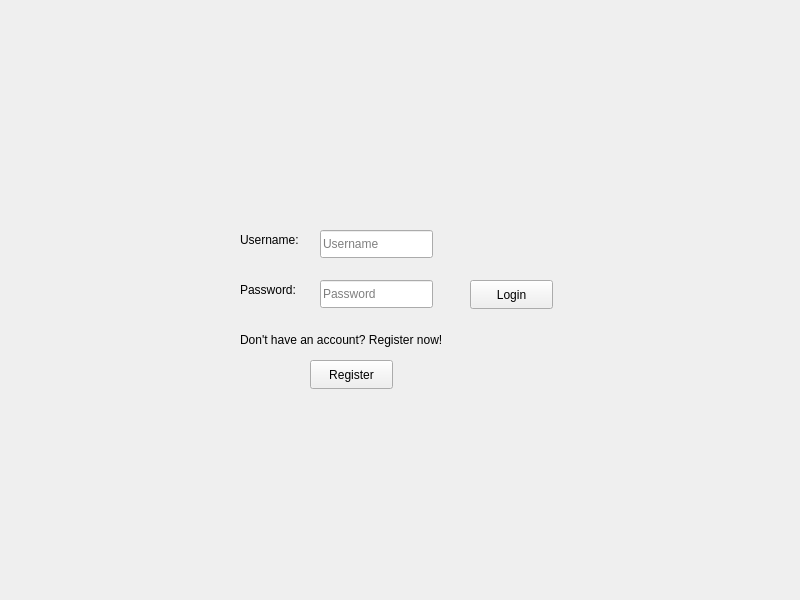
<?xml version="1.0" encoding="UTF-8"?>
<ui version="4.0">
 <class>Login</class>
 <widget class="QWidget" name="Login">
  <property name="geometry">
   <rect>
    <x>0</x>
    <y>0</y>
    <width>800</width>
    <height>600</height>
   </rect>
  </property>
  <property name="windowTitle">
   <string>Login</string>
  </property>
  <widget class="QLabel" name="label">
   <property name="geometry">
    <rect>
     <x>240</x>
     <y>230</y>
     <width>81</width>
     <height>20</height>
    </rect>
   </property>
   <property name="text">
    <string>Username:</string>
   </property>
  </widget>
  <widget class="QLabel" name="label_2">
   <property name="geometry">
    <rect>
     <x>240</x>
     <y>280</y>
     <width>91</width>
     <height>20</height>
    </rect>
   </property>
   <property name="text">
    <string>Password:</string>
   </property>
  </widget>
  <widget class="QLabel" name="label_3">
   <property name="geometry">
    <rect>
     <x>240</x>
     <y>330</y>
     <width>271</width>
     <height>20</height>
    </rect>
   </property>
   <property name="toolTip">
    <string comment="TESTING!!!" extracomment="TESTING!!!!"/>
   </property>
   <property name="statusTip">
    <string/>
   </property>
   <property name="text">
    <string>Don't have an account? Register now!</string>
   </property>
  </widget>
  <widget class="QPushButton" name="loginButton">
   <property name="geometry">
    <rect>
     <x>470</x>
     <y>280</y>
     <width>83</width>
     <height>29</height>
    </rect>
   </property>
   <property name="cursor">
    <cursorShape>PointingHandCursor</cursorShape>
   </property>
   <property name="text">
    <string>Login</string>
   </property>
  </widget>
  <widget class="QPushButton" name="registerButton">
   <property name="geometry">
    <rect>
     <x>310</x>
     <y>360</y>
     <width>83</width>
     <height>29</height>
    </rect>
   </property>
   <property name="cursor">
    <cursorShape>PointingHandCursor</cursorShape>
   </property>
   <property name="text">
    <string>Register</string>
   </property>
  </widget>
  <widget class="QLabel" name="registerNotImplementedLabel">
   <property name="enabled">
    <bool>false</bool>
   </property>
   <property name="geometry">
    <rect>
     <x>280</x>
     <y>400</y>
     <width>151</width>
     <height>20</height>
    </rect>
   </property>
   <property name="text">
    <string/>
   </property>
  </widget>
  <widget class="QLabel" name="authFailedLabel">
   <property name="enabled">
    <bool>false</bool>
   </property>
   <property name="geometry">
    <rect>
     <x>460</x>
     <y>230</y>
     <width>231</width>
     <height>41</height>
    </rect>
   </property>
   <property name="cursor">
    <cursorShape>ArrowCursor</cursorShape>
   </property>
   <property name="text">
    <string/>
   </property>
   <property name="wordWrap">
    <bool>true</bool>
   </property>
  </widget>
  <widget class="QLineEdit" name="passwordTextbox">
   <property name="geometry">
    <rect>
     <x>320</x>
     <y>280</y>
     <width>113</width>
     <height>28</height>
    </rect>
   </property>
   <property name="inputMask">
    <string/>
   </property>
   <property name="echoMode">
    <enum>QLineEdit::EchoMode::Password</enum>
   </property>
   <property name="placeholderText">
    <string>Password</string>
   </property>
  </widget>
  <widget class="QLineEdit" name="usernameTextbox">
   <property name="geometry">
    <rect>
     <x>320</x>
     <y>230</y>
     <width>113</width>
     <height>28</height>
    </rect>
   </property>
   <property name="placeholderText">
    <string>Username</string>
   </property>
   <property name="clearButtonEnabled">
    <bool>false</bool>
   </property>
  </widget>
  <zorder>usernameTextbox</zorder>
  <zorder>label</zorder>
  <zorder>label_2</zorder>
  <zorder>label_3</zorder>
  <zorder>loginButton</zorder>
  <zorder>registerButton</zorder>
  <zorder>registerNotImplementedLabel</zorder>
  <zorder>authFailedLabel</zorder>
  <zorder>passwordTextbox</zorder>
 </widget>
 <tabstops>
  <tabstop>usernameTextbox</tabstop>
  <tabstop>passwordTextbox</tabstop>
  <tabstop>loginButton</tabstop>
  <tabstop>registerButton</tabstop>
 </tabstops>
 <resources/>
 <connections/>
</ui>
